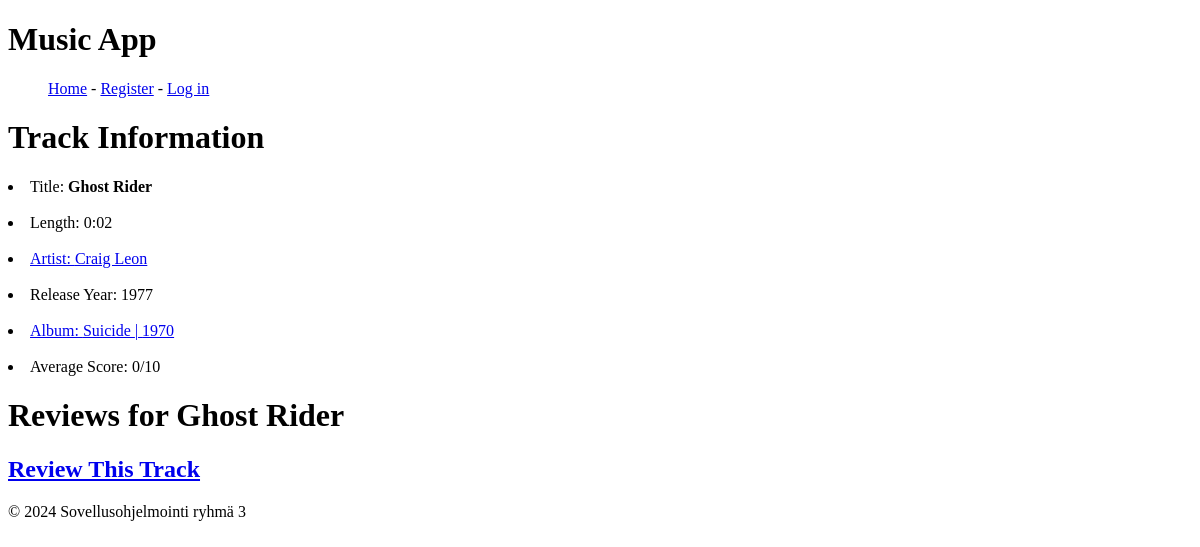
Page /tracks/1/ on the earlier database version.
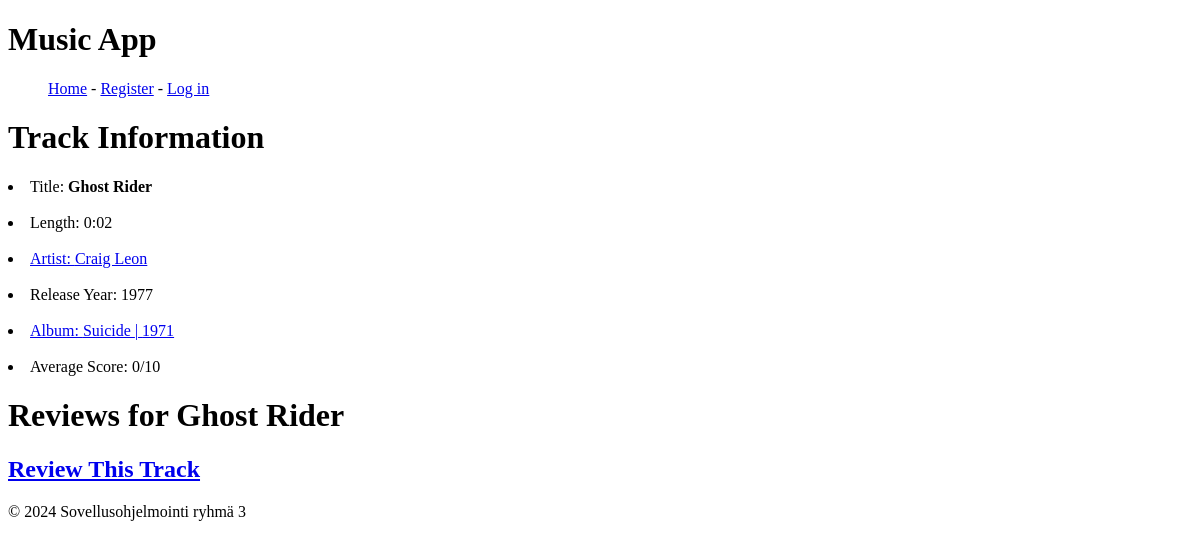
Same page on the later database version.
### music_app/models.py (models this page shows, shortened)
class Track(models.Model):
    name = models.CharField(max_length=300)
    length = models.IntegerField(default=0) # Length in seconds
    artist = models.ForeignKey(Artist, on_delete=models.SET_NULL, null=True)
    album = models.ForeignKey(Album, on_delete=models.SET_NULL, null=True)
    release_year = models.IntegerField(default=1900,
                                       validators=[
                                           MaxValueValidator(datetime.datetime.now().year),
                                           MinValueValidator(1900)
                                       ])
    def get_length(self):
        minutes = self.length // 60
        seconds = self.length % 60
        result = f"{minutes}:{seconds:02}"
        return result
    def get_avg_score(self):
        reviews = Review.objects.filter(
            content_type= ContentType.objects.get_for_model(self),
            object_id=self.id)
        if len(reviews) == 0:
            return 0
        else:
            combined_sum = 0
            for review in reviews:
                combined_sum += review.rating
            return combined_sum / len(reviews)

class Album(models.Model):
    name = models.CharField(max_length=300)
    release_year = models.IntegerField(default=1900,
                    validators=[
                        MaxValueValidator(datetime.datetime.now().year),
                        MinValueValidator(1900)])
    date_added = models.DateField(auto_now_add=True)
    artist = models.ForeignKey(Artist, on_delete=models.SET_NULL, null=True)

class Artist(models.Model):
    name = models.CharField(max_length=100)
    def __str__(self):
        return self.name

### music_app/views.py (the view)
# urls.py: path('tracks/<int:track_id>/', views.track_details, name='track_details'),
def track_details(request, track_id):
    track = get_object_or_404(Track, id=track_id)
    reviews = filter_reviews(request, track)
    return render(request, 'music_app/track_details.html',
                  {'track': track, 'reviews': reviews})

### music_app/views.py (called while the page is built)
def filter_reviews(request, target_object):
    object_content_type = ContentType.objects.get_for_model(target_object)
    if request.user.is_authenticated:
        reviews = Review.objects.filter(
            content_type=object_content_type,
            object_id=target_object.id
        ).filter(
            Q(is_public=True) | Q(creator=request.user)
        ).distinct()
        user_review = reviews.filter(creator=request.user).first()
        if user_review:
            reviews = [user_review] + list(reviews.exclude(id=user_review.id))
    else:
        reviews = Review.objects.filter(
            content_type=object_content_type,
            object_id=target_object.id,
            is_public=True
        )
    return reviews

### music_app/templates/music_app/track_details.html (shortened to what this page needs)
{% extends "music_app/base.html" %}
{% block content %}
    <h1>Track Information</h1>
        <li>Title: <strong>{{ track.name }}</strong></li><br>
        <li>Length: {{ track.get_length }}</li><br>
        <li><a href="{% url 'music_app:artist_albums' artist_id=track.artist.id %}">
            Artist: {{ track.artist }}
        </a></li><br>
        <li>Release Year: {{ track.release_year }}</li><br>
        {% if track.album %}
            <li><a href="{% url 'music_app:track_list' album_id=track.album.id %}">
                Album: {{ track.album.name }} | {{ track.album.release_year }}
            </a></li><br>
        {% else %}
            <li>Album: None (Single)</li><br>
        {% endif %}
        <li>Average Score: {{ track.get_avg_score }}/10</li>
    <h1>Reviews for {{ track.name }}</h1>
    <h2><a href="{% url 'music_app:add_review' type='track' obj_id=track.id %}">Review This Track</a></h2>
{% endblock %}

Differences in the rows shown:
changed through a linked row, Track "Ghost Rider": album.release_year "1970" → "1971"
